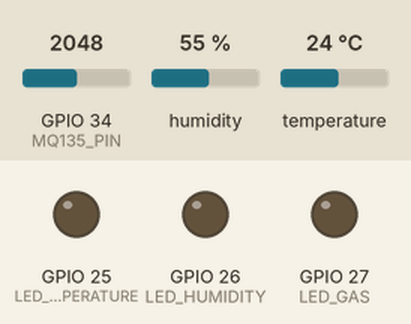
This sketch was run on a simulated ESP32. Parts: output pins drawn as LEDs (lit = HIGH). Inputs (shaded band) come from the test bench; at power-on: humidity 55 %, GPIO 34 (MQ135_PIN) = 2048, temperature 24 °C. WiFi joins after 1.5 s; servers stay silent unless stated; no MQTT or app messages arrive unless stated; what the sketch prints to the serial monitor is not drawn.

Above: at 2.7 s.
2.8 s: humidity set to 58 %
At 3.4 s:
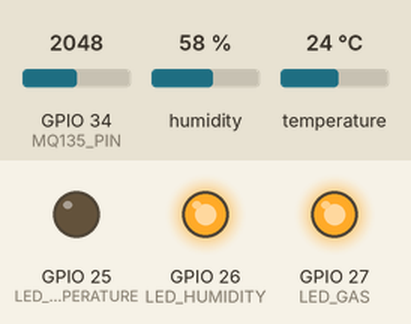
6.9 s: GPIO 34 (MQ135_PIN) set to 420
11.0 s: GPIO 34 (MQ135_PIN) set to 385
At 12.6 s:
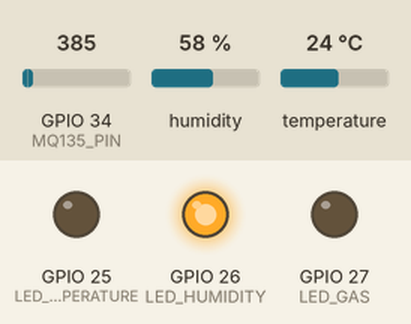
15.1 s: temperature set to 27 °C
19.2 s: temperature set to 30 °C
At 21.9 s:
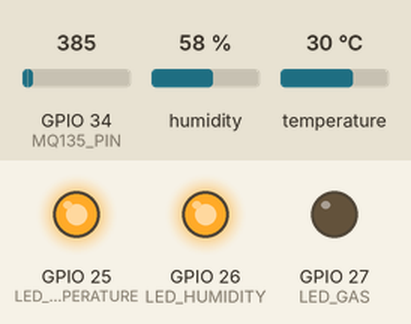
23.3 s: GPIO 34 (MQ135_PIN) set to 491
At 25.4 s:
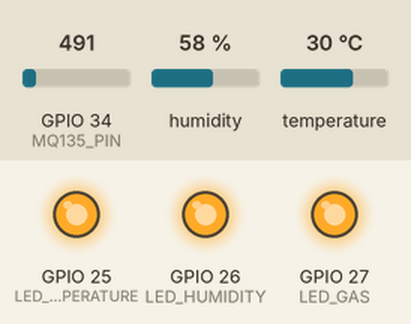
Timing chart, 0 to 26.9 s (numbered marks = the images above; inputs shaded):
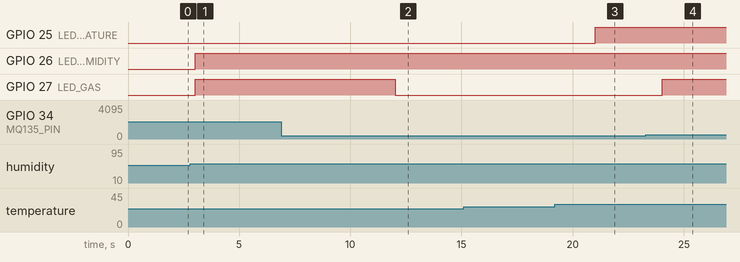

Measured:
- the behaviour switches between 56 and 57 % on humidity (found by bisection; images 0 and 1)
- the behaviour switches between 401 and 400 on GPIO 34 (MQ135_PIN) (found by bisection; images 1 and 2)
- the behaviour switches between 28 and 29 °C on temperature (found by bisection; images 2 and 3)
- after the input at 2.8 s, GPIO 26 (LED_HUMIDITY): LOW → HIGH after 0.22 s
- after the input at 6.9 s, every drawn part: stays the same
- after the input at 11.0 s, GPIO 27 (LED_GAS): HIGH → LOW after 1.0 s
- after the input at 15.1 s, every drawn part: stays the same
- after the input at 19.2 s, GPIO 25 (LED_TEMPERATURE): LOW → HIGH after 1.8 s
- after the input at 23.3 s, GPIO 27 (LED_GAS): LOW → HIGH after 0.72 s

The sketch:

estacao_monitoramento.ino
```cpp
#include <WiFi.h>
#include <PubSubClient.h>
#include <DHT.h>

const char* WIFI_SSID = "SUA_REDE_WIFI";
const char* WIFI_PASSWORD = "SUA_SENHA_WIFI";
const char* MQTT_HOST = "192.168.1.100";
const uint16_t MQTT_PORT = 1883;

#define DHT_PIN 14
#define DHT_TYPE DHT11
#define MQ135_PIN 34
#define LED_TEMPERATURE 25
#define LED_HUMIDITY 26
#define LED_GAS 27

const char* TOPIC_TEMPERATURE = "aulas/professor/temperatura";
const char* TOPIC_HUMIDITY = "aulas/professor/umidade";
const char* TOPIC_AIR = "aulas/professor/qualidade_ar";

DHT dht(DHT_PIN, DHT_TYPE);
WiFiClient wifiClient;
PubSubClient mqttClient(wifiClient);
unsigned long lastReading = 0;

String createClientId() {
  uint64_t chipId = ESP.getEfuseMac();
  return "esp32-estacao-" + String((uint32_t)(chipId >> 32), HEX) + String((uint32_t)chipId, HEX);
}

void connectWifi() {
  WiFi.mode(WIFI_STA);
  WiFi.begin(WIFI_SSID, WIFI_PASSWORD);
  while (WiFi.status() != WL_CONNECTED) { delay(500); Serial.print("."); }
  Serial.println("\nWi-Fi conectado: " + WiFi.localIP().toString());
}

void connectMqtt() {
  while (!mqttClient.connected()) {
    String clientId = createClientId();
    Serial.println("Conectando MQTT como " + clientId);
    if (mqttClient.connect(clientId.c_str())) Serial.println("MQTT conectado");
    else { Serial.print("Falha MQTT, estado: "); Serial.println(mqttClient.state()); delay(2000); }
  }
}

void publishReading(float temperature, float humidity, int airQuality) {
  char temperaturePayload[10], humidityPayload[10], airPayload[10];
  dtostrf(temperature, 1, 1, temperaturePayload);
  dtostrf(humidity, 1, 1, humidityPayload);
  snprintf(airPayload, sizeof(airPayload), "%d", airQuality);
  mqttClient.publish(TOPIC_TEMPERATURE, temperaturePayload, true);
  mqttClient.publish(TOPIC_HUMIDITY, humidityPayload, true);
  mqttClient.publish(TOPIC_AIR, airPayload, true);
}

void setup() {
  Serial.begin(115200);
  dht.begin();
  pinMode(LED_TEMPERATURE, OUTPUT); pinMode(LED_HUMIDITY, OUTPUT); pinMode(LED_GAS, OUTPUT);
  connectWifi();
  mqttClient.setServer(MQTT_HOST, MQTT_PORT);
}

void loop() {
  if (WiFi.status() != WL_CONNECTED) connectWifi();
  if (!mqttClient.connected()) connectMqtt();
  mqttClient.loop();
  if (millis() - lastReading < 3000) return;
  lastReading = millis();
  float temperature = dht.readTemperature();
  float humidity = dht.readHumidity();
  if (isnan(temperature) || isnan(humidity)) { Serial.println("Falha na leitura do DHT11"); return; }
  int airQuality = analogRead(MQ135_PIN);
  digitalWrite(LED_TEMPERATURE, temperature > 28 ? HIGH : LOW);
  digitalWrite(LED_HUMIDITY, humidity > 56 ? HIGH : LOW);
  digitalWrite(LED_GAS, airQuality > 400 ? HIGH : LOW);
  publishReading(temperature, humidity, airQuality);
  Serial.printf("Temperatura: %.1f C | Umidade: %.1f %% | Ar: %d\n", temperature, humidity, airQuality);
}
```
